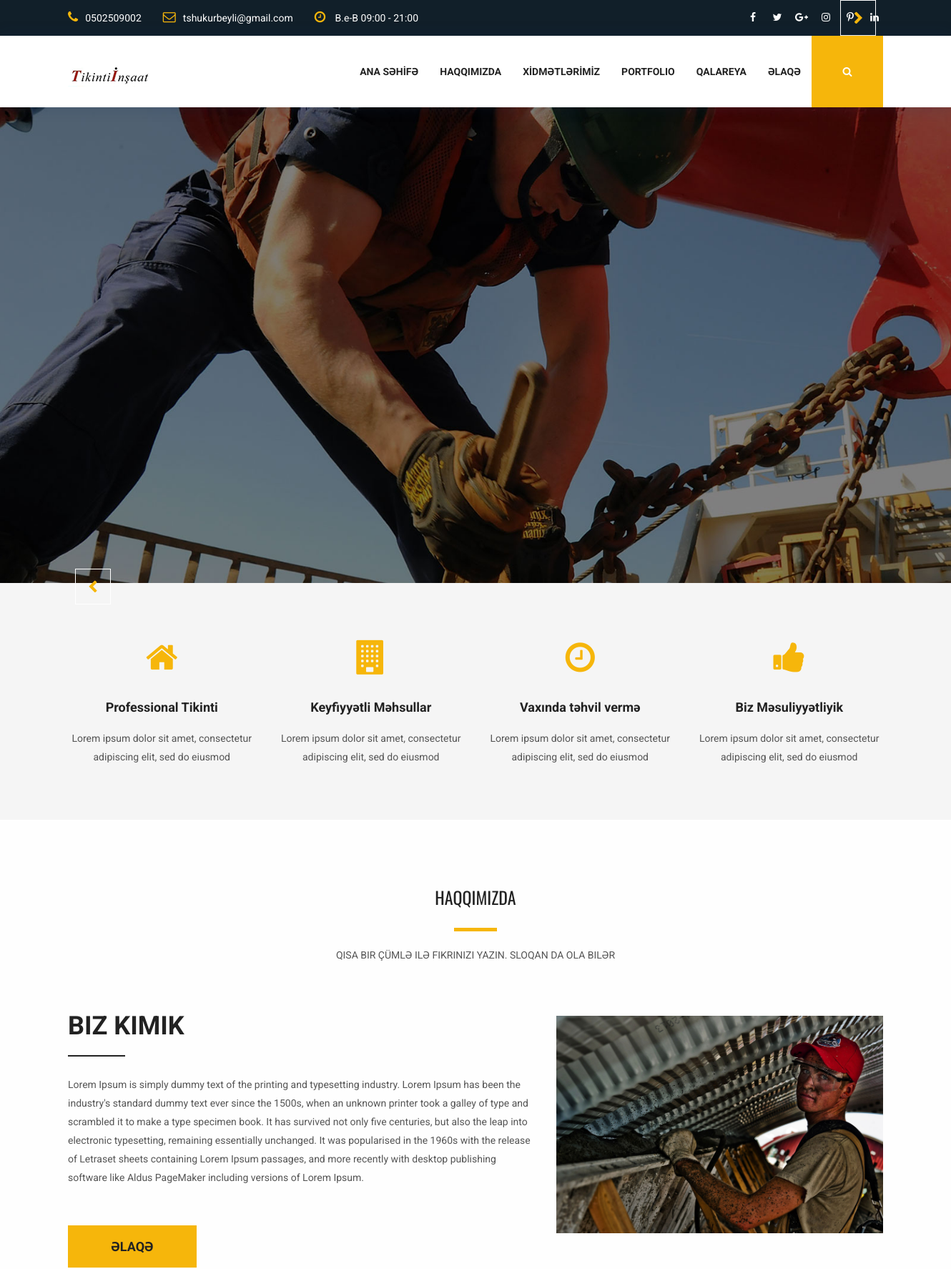
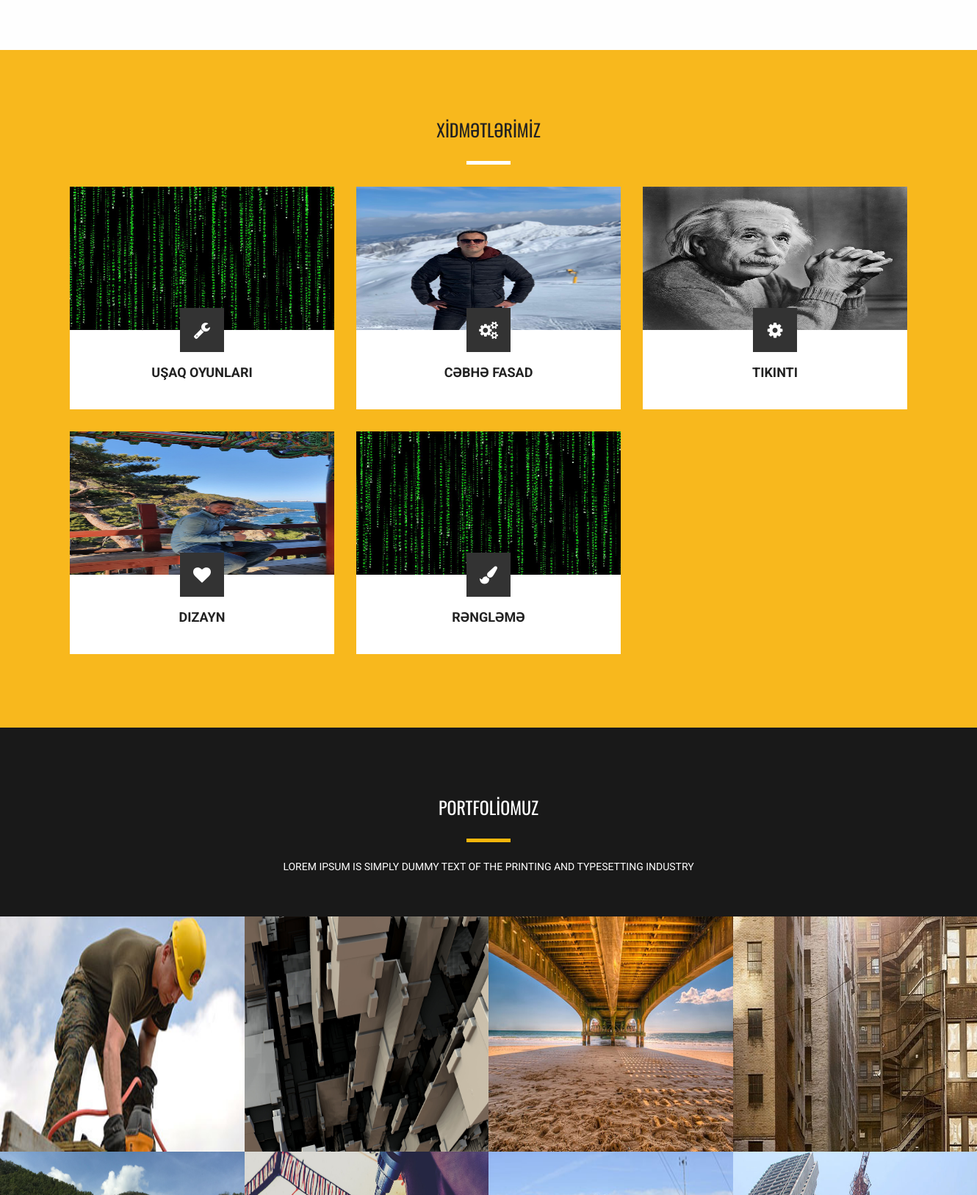
The page / (upper part) on the database its author committed (2 pictures, top to bottom).
### tinsaat/models.py (models this page shows, shortened)
class Contact(models.Model):
    adress = models.CharField(max_length=250, db_index=True)
    phone = models.CharField(max_length=250, db_index=True)
    email = models.EmailField(max_length=250, db_index=True)

class About(models.Model):
    slug = models.SlugField(max_length=10, unique=True,
                            default='about', editable=False)
    title = models.CharField(max_length=50, db_index=True)
    small_text = models.CharField(max_length=150, db_index=True)
    body = models.TextField(blank=True, db_index=True)
    image = models.ImageField(upload_to='uploads/', blank=True)

class Services(models.Model):
    classes = (
        ('fa fa-wrench', 'fa fa-wrench'),
        ('fa fa-cogs', 'fa fa-cogs'),
        ('fa fa-cog', 'fa fa-cog'),
        ('fa fa-heart', 'fa fa-heart'),
        ('fa fa-paint-brush', 'fa fa-paint-brush'),
    )
    icons = models.CharField(
        max_length=20, choices=classes, default='fa fa-wrench')
    title = models.CharField(max_length=50, db_index=True)
    body = models.TextField(blank=True, db_index=True)
    upload = models.ImageField(upload_to='uploads/')

class Portfolio(models.Model):
    title = models.CharField(max_length=150, db_index=True)
    slug = models.SlugField(max_length=150, null=True,
                            blank=True, unique=True, editable=False)
    body = models.TextField(blank=True, db_index=True)
    base_image = models.ImageField(
        upload_to='uploads/portfolio/base', null=True, blank=True)
    image = models.ManyToManyField("Gallery", related_name="photo")
    date = models.DateField()

### tinsaat/views.py (the view)
# urls.py: path('', main_page, name='main_page_url'),
def main_page(request):
    about = About.objects.get(slug='about')
    contact = Contact.objects.all()
    portfolio = Portfolio.objects.all()
    services = Services.objects.all()
    context = {
        'contact': contact,
        'about': about,
        'portfolio': portfolio,
        'services': services
    }
    return render(request, "index.html", context)

### templates/index.html (shortened to what this page needs)
{% extends 'base.html' %}
{% load static %}
{% block content %}
<section class="slider_area row m0">
    <div class="slider_inner">
    </div>
</section>
<section class="professional_builder row">
    <div class="container">
        <div class="row builder_all">
            <div class="col-md-3 col-sm-6 builder">
                <i class="fa fa-home" aria-hidden="true"></i>
                <h4>Professional Tikinti</h4>
                <p>Lorem ipsum dolor sit amet, consectetur adipiscing elit, sed do eiusmod </p>
            </div>
            <div class="col-md-3 col-sm-6 builder">
                <i class="fa fa-building" aria-hidden="true"></i>
                <h4>Keyfiyyətli Məhsullar</h4>
                <p>Lorem ipsum dolor sit amet, consectetur adipiscing elit, sed do eiusmod </p>
            </div>
            <div class="col-md-3 col-sm-6 builder">
                <i class="fa fa-clock-o" aria-hidden="true"></i>
                <h4>Vaxında təhvil vermə</h4>
                <p>Lorem ipsum dolor sit amet, consectetur adipiscing elit, sed do eiusmod </p>
            </div>
            <div class="col-md-3 col-sm-6 builder">
                <i class="fa fa-thumbs-up" aria-hidden="true"></i>
                <h4>Biz Məsuliyyətliyik</h4>
                <p>Lorem ipsum dolor sit amet, consectetur adipiscing elit, sed do eiusmod </p>
            </div>
        </div>
    </div>
</section>
<section class="about_us_area row">
    <div class="container">
        <div class="tittle wow fadeInUp">
            <h2>Haqqımızda</h2>
            <h4>{{about.small_text}}</h4>
        </div>
        <div class="row about_row">
            <div class="who_we_area col-md-7 col-sm-6">
                <div class="subtittle">
                    <h2>{{about.title}}</h2>
                </div>
                <p>{{about.body}}</p>
                <a href="#" class="button_all">Əlaqə</a>
            </div>
            <div class="col-md-5 col-sm-6 about_client">
                <img src="{{ about.image.url }}" alt="">
            </div>
        </div>
    </div>
</section>
<section class="what_we_area row">
    <div class="container">
        <div class="tittle wow fadeInUp">
            <h2>XİDMƏTLƏRİMİZ</h2>
        </div>
        <div class="row construction_iner">
            {% for services in services %}
            <div class="col-md-4 col-sm-6 construction">
                <div class="cns-img">
                    <img src="{{services.upload.url}}" width="360" height="195" alt="">
                </div>
                <div class="cns-content">
                    <i class="{{ services.icons }}" aria-hidden="true"></i>
                    <a href="#">{{ services.title }}</a>
                    <p></p>
                </div>
            </div>
            {% endfor %}
        </div>
    </div>
</section>
<section class="featured_works row" data-stellar-background-ratio="0.3">
    <div class="tittle wow fadeInUp">
        <h2>PORTFOLİOMUZ</h2>
        <h4>Lorem Ipsum is simply dummy text of the printing and typesetting industry</h4>
    </div>
    <div class="featured_gallery">
        {% for portfolio in portfolio %}
        <div class="col-md-3 col-sm-4 col-xs-6 gallery_iner p0">
            <img src="{{ portfolio.base_image.url }}" width="480" height="320" alt="">
            <div class="gallery_hover">
            </div>
        </div>
        {% endfor %}
    </div>
</section>
{% endblock %}

### templates/base.html (shortened to what this page needs)
<!DOCTYPE html>
<html lang="en">
{% load static %}
<head>
    <link href="{% static 'css/bootstrap.min.css' %}" rel="stylesheet">
    <link href="{% static 'vendors/animate/animate.css' %}" rel="stylesheet">
    <link rel="stylesheet" href="{% static 'vendors/font-awesome/css/font-awesome.min.css' %}">
    <link rel="stylesheet" type="text/css" href="{% static 'vendors/owl_carousel/owl.carousel.css' %}" media="all">
    <link rel="stylesheet" type="text/css" href="{% static 'css/style.css' %}" media="all" />
</head>
<body>
    <section class="top_header_area">
        <div class="container">
            {% for contact in contact %}
            <ul class="nav navbar-nav top_nav">
                <li><a href="#"><i class="fa fa-phone"></i>{{contact.phone}}</a></li>
                <li><a href="#"><i class="fa fa-envelope-o"></i>{{contact.email}}</a></li>
                <li><a href="#"><i class="fa fa-clock-o"></i> B.e-B 09:00 - 21:00</a></li>
            </ul>
            {% endfor %}
            <ul class="nav navbar-nav navbar-right social_nav">
                <li><a href="#"><i class="fa fa-facebook" aria-hidden="true"></i></a></li>
                <li><a href="#"><i class="fa fa-twitter" aria-hidden="true"></i></a></li>
                <li><a href="#"><i class="fa fa-google-plus" aria-hidden="true"></i></a></li>
                <li><a href="#"><i class="fa fa-instagram" aria-hidden="true"></i></a></li>
                <li><a href="#"><i class="fa fa-pinterest-p" aria-hidden="true"></i></a></li>
                <li><a href="#"><i class="fa fa-linkedin" aria-hidden="true"></i></a></li>
            </ul>
        </div>
    </section>
    <nav class="navbar navbar-default header_aera" id="main_navbar">
        <div class="container">
            <div class="col-md-2 p0">
                <div class="navbar-header">
                    <a class="navbar-brand" href="{% url 'main_page_url' %}"><img src="{% static 'images/logo.png' %}"
                            alt=""></a>
                </div>
            </div>
            <div class="col-md-10 p0">
                <div class="collapse navbar-collapse" id="min_navbar">
                    <ul class="nav navbar-nav navbar-right">
                        <li class="dropdown submenu">
                            <a href="{% url 'main_page_url' %}" class="dropdown-toggle" data-toggle="">ANA SƏHİFƏ</a>
                        </li>
                        <li class="">
                            <a href="{% url 'about_page_url' %}" class="dropdown-toggle" data-toggle="">HAQQIMIZDA</a>
                        </li>
                        <li class="dropdown submenu">
                            <a href="{% url 'services_page_url' %}" class="dropdown-toggle"
                                data-toggle="">XİDMƏTLƏRİMİZ</a>
                        </li>
                        <li><a href="{% url 'portfolio_page_url' %}">Portfolio</a></li>
                        <li class="dropdown submenu">
                            <a href="{% url 'gallery_page_url' %}" class="dropdown-toggle" data-toggle="">Qalareya</a>
                        </li>
                        <li><a href="{% url 'contact_page_url' %}">Əlaqə</a></li>
                        <li><a href="#" class="nav_searchFrom"><i class="fa fa-search"></i></a></li>
                    </ul>
                </div>
            </div>
        </div>
    </nav>
    {% block content %}
    {% endblock %}
</body>
</html>

### rows shown on the page
Contact: phone "0502509002", email "tshukurbeyli@gmail.com"
About: small_text "QISA BIR ÇÜMLƏ ILƏ FIKRINIZI YAZIN. SLOQAN DA OLA BILƏR", title "BIZ KIMIK", body "Lorem Ipsum is simply dummy text of the printing and typesetting industry. Lorem Ipsum has been the industry's standard dummy text ever since the 1500s, when an unknown printer took a galley of type and scrambled it to make a type specimen book. It has survived not only five centuries, but also the leap into electronic typesetting, remaining essentially unchanged. It was popularised in the 1960s with the release of Letraset sheets containing Lorem Ipsum passages, and more recently with desktop publishing software like Aldus PageMaker including versions of Lorem Ipsum.", image (picture)
Services: upload (picture), title "UŞAQ OYUNLARI"
Services: upload (picture), title "CƏBHƏ FASAD"
Services: upload (picture), title "TIKINTI"
Services: upload (picture), title "DIZAYN"
Services: upload (picture), title "RƏNGLƏMƏ"
Portfolio: base_image (picture)
Portfolio: base_image (picture)
Portfolio: base_image (picture)
Portfolio: base_image (picture)
Portfolio: base_image (picture)
Portfolio: base_image (picture)
Portfolio: base_image (picture)
Portfolio: base_image (picture)
